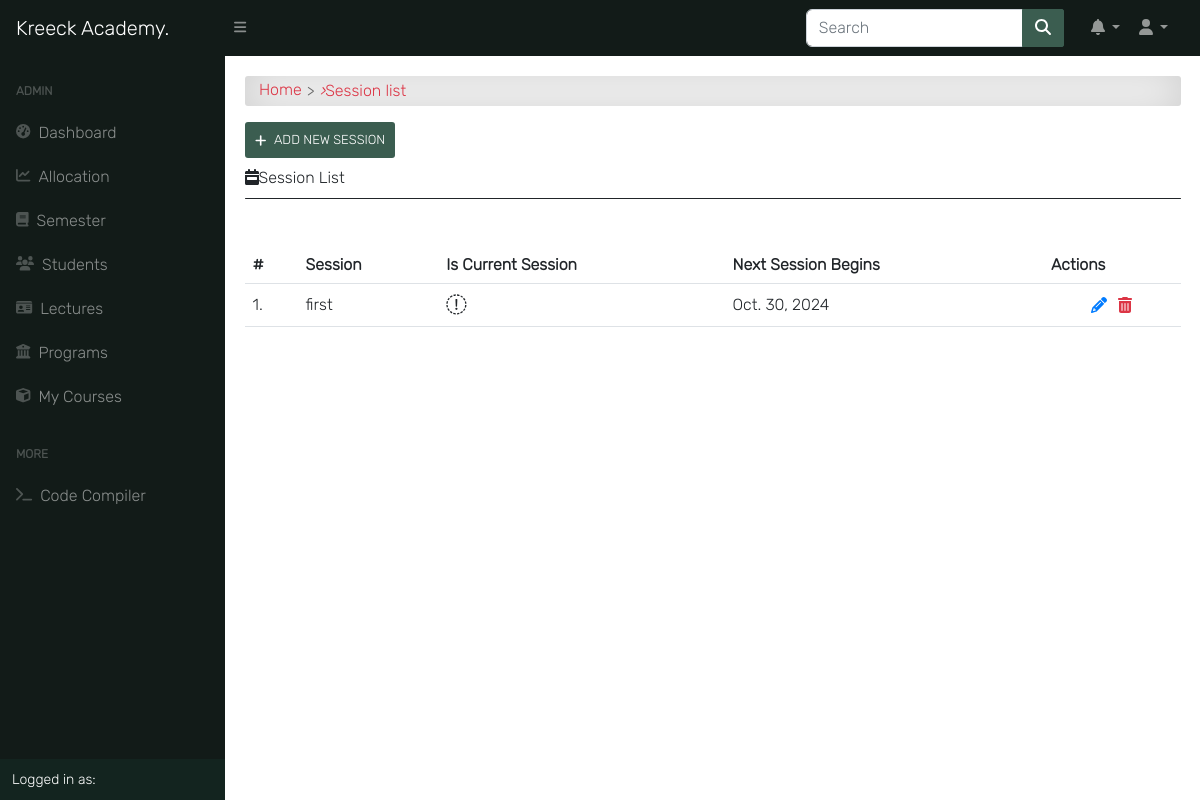
Page /session/ (signed in) on the committed database.
### app/models.py (models this page shows, shortened)
class Session(models.Model):
    session = models.CharField(max_length=200, unique=True)
    is_current_session = models.BooleanField(default=False, blank=True, null=True)
    next_session_begins = models.DateField(blank=True, null=True)

### app/views.py (the view)
# urls.py: path('session/', session_list_view, name="session_list"),
@login_required
@lecturer_required
def session_list_view(request):
    sessions = Session.objects.all().order_by('-is_current_session', '-session')
    return render(request, 'app/session_list.html', {"sessions": sessions})

### templates/app/session_list.html (shortened to what this page needs)
{% extends 'base.html' %}
{% block content %}
<div id="input-nav"><a href="{% url 'home' %}" class="primary1">Home</a> <i>&rsaquo;</i> Session list</div>
{% if request.user.is_superuser %}
<a class="add-button" href="{% url 'add_session' %}"><i class="fas fa-plus"></i>Add New Session</a>
{% endif %}
<div class="title"><i class="fas fa-calendar-week"></i>Session List</div>
<div class="title-line"></div>
<div class="table-responsive table-shadow p-0 mt-5">
    <table class="table">
        <thead>
            <tr>
                <th>#</th>
                <th> Session </th>
                <th> Is Current Session </th>
                <th> Next Session Begins </th>
                {% if request.user.is_superuser %}
                <th> Actions </th>
                {% endif %}
            </tr>
        </thead>
        <tbody>
            {% for session in sessions %}
            <tr>
                <td>{{ forloop.counter }}.</td>
                <td>{{ session.session }}</td>
                <th>
                    {% if session.is_current_session == True %}
                    <i class="fas fa-check-circle fa-1-5x"></i>
                    {% else %}
                    <i class="fas fa-times-circle fa-1-5x danger"></i>
                    {% endif %}
                </th>
                <td>{{ session.next_session_begins }}</td>
                {% if request.user.is_superuser %}
                <td> <div class="update-delete">
                    <a href="{% url 'edit_session' pk=session.pk %}" class="update" title="Edit"><i class="fas fa-pencil-alt"></i></a>
                    <a href="{% url 'delete_session' pk=session.pk %}" class="delete" title="Delete"><i class="fas fa-trash-alt"></i></a>
                    </div>
                </td>
                {% endif %}
            {% endfor %}
        </tbody>
    </table>
</div>
{% endblock content %}

### static/css/all.css (style rules this page uses)
.fa-calendar-week:before { content: "\f784"; }
.fa-plus:before { content: "\f067"; }

### static/css/style.css (style rules this page uses)
*, body { font-family: "Inter", sans-serif; }
body { background-color: #ffffff; }
.fa-1-5x { font-size: 1.3em; }
.table td, .table th { vertical-align: middle; }
#input-nav { display: -webkit-box; display: -ms-flexbox; display: flex; -ms-flex-wrap: wrap; flex-wrap: wrap; -webkit-box-align: center; -ms-flex-align: center; align-items: center; padding: 0.3rem 0.9rem; margin-bottom: 1rem; color: #dc3545; border-radius: 3px; background-color: #fff !important; -webkit-box-shadow: inset 0 0 2.5rem rgba(0, 0, 0, 0.2); box-shadow: inset 0 0 2.5rem rgba(0, 0, 0, 0.2); }
#input-nav a { color: #dc3545; }
#input-nav a::after { content: ">"; color: #666; margin: 0 5px; vertical-align: middle; }
a { color: #666; text-decoration: none; }
.update-delete { display: -webkit-box; display: -ms-flexbox; display: flex; -webkit-box-pack: center; -ms-flex-pack: center; justify-content: center; }
.update { display: -webkit-inline-box; display: -ms-inline-flexbox; display: inline-flex; margin-right: 1px; padding: 5px; color: #007bff; border-radius: 0.3em; -webkit-transition: 0.2s; transition: 0.2s; }
.delete { display: -webkit-inline-box; display: -ms-inline-flexbox; display: inline-flex; padding: 5px; color: #dc3545; border-radius: 0.3em; -webkit-transition: 0.2s; transition: 0.2s; }
.add-button { display: -webkit-inline-box; display: -ms-inline-flexbox; display: inline-flex; -webkit-box-align: center; -ms-flex-align: center; align-items: center; text-transform: uppercase; text-align: center; background:#3b5d50; color: #fff; padding: 10px; margin-bottom: 10px; cursor: pointer; border-radius: 3px; -webkit-transition: 0.5s; transition: 0.5s; font-size: 13px; }
.add-button .fa-plus { margin-right: 8px; }
.title-line { height: 1px; background-color: #212529; border-radius: 2em; margin: 10px auto; }

### rows in the picture
Session: session "first", is_current_session True (drawn), next_session_begins "Oct. 30, 2024"
